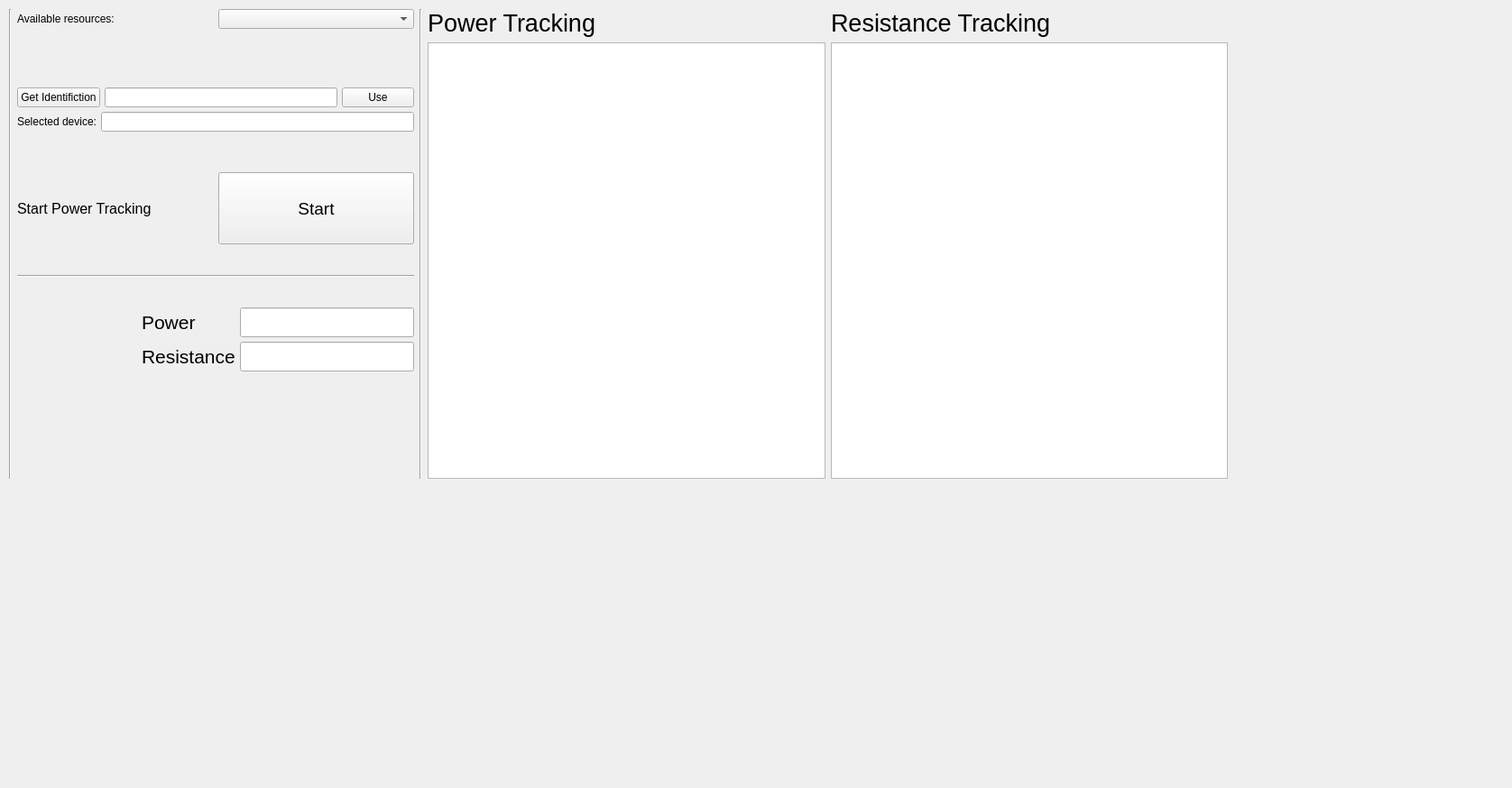
<?xml version="1.0" encoding="UTF-8"?>
<ui version="4.0">
 <class>Form</class>
 <widget class="QWidget" name="Form">
  <property name="geometry">
   <rect>
    <x>0</x>
    <y>0</y>
    <width>1676</width>
    <height>874</height>
   </rect>
  </property>
  <property name="windowTitle">
   <string>Form</string>
  </property>
  <widget class="QWidget" name="horizontalLayoutWidget_5">
   <property name="geometry">
    <rect>
     <x>10</x>
     <y>10</y>
     <width>1351</width>
     <height>521</height>
    </rect>
   </property>
   <layout class="QHBoxLayout" name="horizontalLayout_6">
    <item>
     <widget class="Line" name="line_2">
      <property name="orientation">
       <enum>Qt::Vertical</enum>
      </property>
     </widget>
    </item>
    <item>
     <layout class="QVBoxLayout" name="settings_vbox">
      <property name="spacing">
       <number>5</number>
      </property>
      <item>
       <layout class="QHBoxLayout" name="resources_hbox">
        <item>
         <widget class="QLabel" name="resourcelabel">
          <property name="text">
           <string>Available resources:</string>
          </property>
         </widget>
        </item>
        <item>
         <widget class="QComboBox" name="resource_select"/>
        </item>
       </layout>
      </item>
      <item>
       <spacer name="verticalSpacer_2">
        <property name="orientation">
         <enum>Qt::Vertical</enum>
        </property>
        <property name="sizeType">
         <enum>QSizePolicy::Minimum</enum>
        </property>
        <property name="sizeHint" stdset="0">
         <size>
          <width>13</width>
          <height>60</height>
         </size>
        </property>
       </spacer>
      </item>
      <item>
       <layout class="QHBoxLayout" name="identifiaction_hbox">
        <item>
         <widget class="QPushButton" name="identification_button">
          <property name="text">
           <string>Get Identifiction</string>
          </property>
         </widget>
        </item>
        <item>
         <widget class="QLineEdit" name="identification_line_edit"/>
        </item>
        <item>
         <widget class="QPushButton" name="identification_use_button">
          <property name="text">
           <string>Use</string>
          </property>
         </widget>
        </item>
       </layout>
      </item>
      <item>
       <layout class="QHBoxLayout" name="horizontalLayout">
        <item>
         <widget class="QLabel" name="selected_device_label">
          <property name="text">
           <string>Selected device:</string>
          </property>
         </widget>
        </item>
        <item>
         <widget class="QLineEdit" name="selected_device_line_edit"/>
        </item>
       </layout>
      </item>
      <item>
       <spacer name="verticalSpacer_3">
        <property name="orientation">
         <enum>Qt::Vertical</enum>
        </property>
        <property name="sizeType">
         <enum>QSizePolicy::Fixed</enum>
        </property>
        <property name="sizeHint" stdset="0">
         <size>
          <width>30</width>
          <height>40</height>
         </size>
        </property>
       </spacer>
      </item>
      <item>
       <layout class="QHBoxLayout" name="measure_hbox">
        <item>
         <widget class="QLabel" name="measure_label">
          <property name="font">
           <font>
            <pointsize>12</pointsize>
           </font>
          </property>
          <property name="text">
           <string>Start Power Tracking</string>
          </property>
         </widget>
        </item>
        <item>
         <widget class="QPushButton" name="measure_button">
          <property name="sizePolicy">
           <sizepolicy hsizetype="Minimum" vsizetype="Minimum">
            <horstretch>0</horstretch>
            <verstretch>100</verstretch>
           </sizepolicy>
          </property>
          <property name="minimumSize">
           <size>
            <width>10</width>
            <height>80</height>
           </size>
          </property>
          <property name="font">
           <font>
            <pointsize>14</pointsize>
           </font>
          </property>
          <property name="autoFillBackground">
           <bool>false</bool>
          </property>
          <property name="text">
           <string>Start</string>
          </property>
         </widget>
        </item>
       </layout>
      </item>
      <item>
       <widget class="Line" name="line_3">
        <property name="sizePolicy">
         <sizepolicy hsizetype="Minimum" vsizetype="Fixed">
          <horstretch>0</horstretch>
          <verstretch>0</verstretch>
         </sizepolicy>
        </property>
        <property name="minimumSize">
         <size>
          <width>0</width>
          <height>60</height>
         </size>
        </property>
        <property name="orientation">
         <enum>Qt::Horizontal</enum>
        </property>
       </widget>
      </item>
      <item>
       <layout class="QHBoxLayout" name="horizontalLayout_2">
        <item>
         <spacer name="horizontalSpacer_2">
          <property name="orientation">
           <enum>Qt::Horizontal</enum>
          </property>
          <property name="sizeHint" stdset="0">
           <size>
            <width>60</width>
            <height>20</height>
           </size>
          </property>
         </spacer>
        </item>
        <item>
         <layout class="QGridLayout" name="gridLayout">
          <item row="0" column="1">
           <widget class="QLineEdit" name="powerdisplay">
            <property name="font">
             <font>
              <pointsize>16</pointsize>
             </font>
            </property>
           </widget>
          </item>
          <item row="0" column="0">
           <widget class="QLabel" name="powerlabel">
            <property name="font">
             <font>
              <pointsize>16</pointsize>
             </font>
            </property>
            <property name="text">
             <string>Power</string>
            </property>
           </widget>
          </item>
          <item row="1" column="0">
           <widget class="QLabel" name="resistancelabel">
            <property name="font">
             <font>
              <pointsize>16</pointsize>
             </font>
            </property>
            <property name="text">
             <string>Resistance</string>
            </property>
           </widget>
          </item>
          <item row="1" column="1">
           <widget class="QLineEdit" name="resistancedisplay">
            <property name="font">
             <font>
              <pointsize>16</pointsize>
             </font>
            </property>
           </widget>
          </item>
         </layout>
        </item>
       </layout>
      </item>
      <item>
       <spacer name="verticalSpacer">
        <property name="orientation">
         <enum>Qt::Vertical</enum>
        </property>
        <property name="sizeType">
         <enum>QSizePolicy::MinimumExpanding</enum>
        </property>
        <property name="sizeHint" stdset="0">
         <size>
          <width>20</width>
          <height>40</height>
         </size>
        </property>
       </spacer>
      </item>
     </layout>
    </item>
    <item>
     <widget class="Line" name="line">
      <property name="orientation">
       <enum>Qt::Vertical</enum>
      </property>
     </widget>
    </item>
    <item>
     <layout class="QVBoxLayout" name="Plot_vbox">
      <item>
       <widget class="QLabel" name="scanlabel">
        <property name="font">
         <font>
          <pointsize>20</pointsize>
         </font>
        </property>
        <property name="text">
         <string>Power Tracking</string>
        </property>
       </widget>
      </item>
      <item>
       <widget class="PlotWidget" name="plotwidget"/>
      </item>
     </layout>
    </item>
    <item>
     <layout class="QVBoxLayout" name="Plot_vbox_2">
      <item>
       <widget class="QLabel" name="scanlabel_2">
        <property name="font">
         <font>
          <pointsize>20</pointsize>
         </font>
        </property>
        <property name="text">
         <string>Resistance Tracking</string>
        </property>
       </widget>
      </item>
      <item>
       <widget class="PlotWidget" name="plotwidget2"/>
      </item>
     </layout>
    </item>
   </layout>
  </widget>
 </widget>
 <customwidgets>
  <customwidget>
   <class>PlotWidget</class>
   <extends>QGraphicsView</extends>
   <header>pyqtgraph</header>
  </customwidget>
 </customwidgets>
 <resources/>
 <connections/>
</ui>
